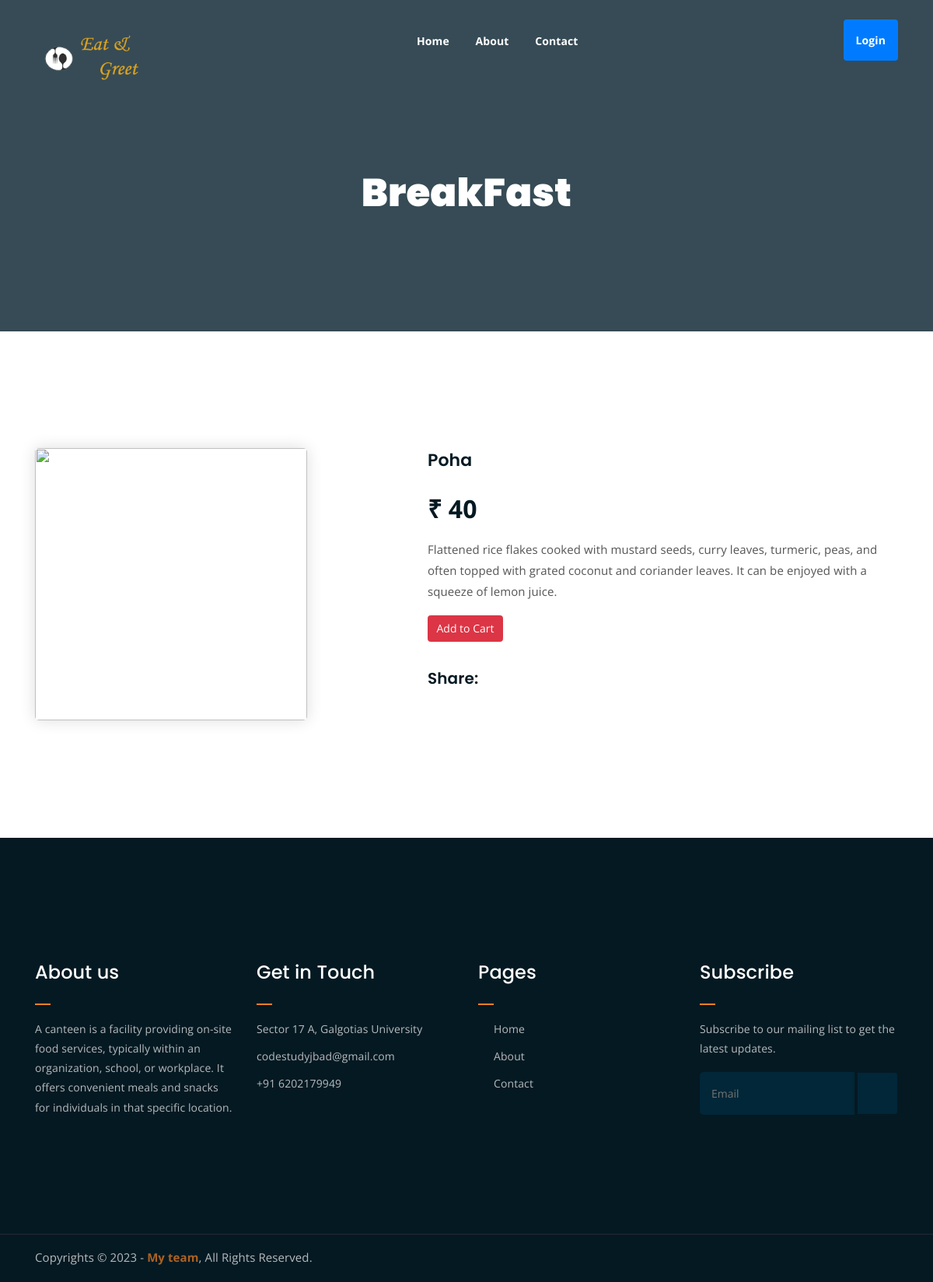
The page /front1/view/2/ on the database its author committed.
### BackEnd/models.py (models this page shows, shortened)
class Product(models.Model):
    cname=models.ForeignKey(AddCate,related_name='categories',on_delete=models.CASCADE)
    week=models.CharField(max_length=100)
    img=CloudinaryField('img')
    fname=models.CharField(max_length=500)
    desc=models.TextField()
    price=models.IntegerField(null=True,blank=True)
    quantity=models.IntegerField(null=True,blank=True)

class AddCate(models.Model):
    img=CloudinaryField('img')
    catname=models.CharField(max_length=300)
    def __str__(self) -> str:
        return self.catname

### FrontEnd/views.py (the view)
# urls.py: path('front1/view/<id>/', view,name='view'),
def view(request,id):
    if request.user.is_authenticated:
        queryset=Product.objects.get(id=id)
        user_cart_items = CartItem.objects.filter(user=request.user)
        for item in user_cart_items:
            item.total_price = item.get_total_price()
        grand_total = sum(item.total_price for item in user_cart_items)
        cart_items_count = user_cart_items.count()
        context = {
            'cart_items': user_cart_items,
            'title': 'About Us',
            'grand_total':grand_total,
            'cart_items_count': cart_items_count,
            'query':queryset
        }
    else:
        queryset=Product.objects.get(id=id)
        context={'title':'View Food','query':queryset}
    return render(request,'Front1/viewFood.html',context)

### FrontEnd/templates/Front1/viewFood.html (shortened to what this page needs)
{% extends "Front1/base.html" %}
{% block start %}
	<div class="breadcrumb-section breadcrumb-bg">
		<div class="container">
			<div class="row">
				<div class="col-lg-8 offset-lg-2 text-center">
					<div class="breadcrumb-text">
						<h1>{{query.cname}}</h1>
					</div>
				</div>
			</div>
		</div>
	</div>
	<div class="single-product mt-150 mb-150">
		<div class="container">
			<div class="row">
				<div class="col-md-5">
					<div class="single-product-img">
						<img src="{{query.img.url}}" height="350" width="350">
					</div>
				</div>
				<div class="col-md-7">
					<div class="single-product-content">
						<h3>{{query.fname}}</h3>
						<p class="single-product-pricing"> &#8377; {{query.price}}</p>
						<p>{{query.desc}}</p>
						<div class="single-product-form">
							<form method="post" action="{% url 'add_to_cart' query.id %}">
									<button type="submit" class="btn btn-danger">Add to Cart</button>
							</form>
						</div>
						<h4>Share:</h4>
						<ul class="product-share">
							<li><a href=""><i class="fab fa-facebook-f"></i></a></li>
							<li><a href=""><i class="fab fa-twitter"></i></a></li>
							<li><a href=""><i class="fab fa-google-plus-g"></i></a></li>
							<li><a href=""><i class="fab fa-linkedin"></i></a></li>
						</ul>
					</div>
				</div>
			</div>
		</div>
	</div>
{% endblock %}

### FrontEnd/static/assets/css/main.css (style rules this page uses)
html { font-size: 14px; font-weight: 400; line-height: 28px; height: 100%; }
body { font-family: "Open Sans", sans-serif; font-weight: 400; font-size: 1rem; letter-spacing: 0.1px; line-height: 1.8; color: #051922; overflow-x: hidden; }
body img { max-width: 100%; }
a { cursor: pointer; text-decoration: none; -webkit-transition: all 0.2s ease-in-out; -o-transition: all 0.2s ease-in-out; transition: all 0.2s ease-in-out; }
h1, .h1, h2, .h2, h3, .h3, h4, .h4, h5, .h5, h6, .h6 { font-family: "Poppins", sans-serif; font-weight: 700; margin: 0 0 1.25rem 0; color: #051922; }
h1:last-child, .h1:last-child, h2:last-child, .h2:last-child, h3:last-child, .h3:last-child, h4:last-child, .h4:last-child, h5:last-child, .h5:last-child, h6:last-child, .h6:last-child { margin: 0; }
h1, .h1 { font-size: 4rem; font-weight: 700; line-height: 4rem; }
h3, .h3 { font-size: 2rem; font-weight: 700; line-height: 2.25rem; }
h4, .h4 { font-size: 1.5rem; font-weight: 700; line-height: 1.75rem; }
p { font-family: "Open Sans", sans-serif; font-weight: 400; font-size: 1rem; letter-spacing: 0.1px; line-height: 1.8; color: #051922; margin: 0 0 1.25rem 0; }
.mt-150 { margin-top: 150px; }
.mb-150 { margin-bottom: 150px; }
.breadcrumb-bg { background-image: url(../img/breadcrumb-bg.jpg); }
.breadcrumb-text h1 { font-size: 50px; font-weight: 900; color: #fff; margin: 0; margin-top: 20px; }
.breadcrumb-section { padding: 150px 0; background-size: cover; background-position: center center; position: relative; z-index: 1; background-attachment: fixed; padding-top: 200px; }
.breadcrumb-section:after { position: absolute; left: 0; top: 0; width: 100%; height: 100%; content: ""; background-color: #07212e; z-index: -1; opacity: 0.8; }
ul.product-share li a { -webkit-transition: 0.3s; -o-transition: 0.3s; transition: 0.3s; }
html, body { height: 100%; }
.single-product-img img { border-radius: 5px; -webkit-box-shadow: 0 0 20px #ddd; box-shadow: 0 0 20px #ddd; }
.single-product-content h3 { font-size: 22px; font-weight: 600; }
.single-product-content p { font-size: 15px; color: #555; line-height: 1.8; }
.single-product-content p.single-product-pricing { font-size: 32px; font-weight: 700; margin-bottom: 10px; color: #051922; line-height: inherit; }
.single-product-content h4 { font-size: 20px; font-weight: 600; margin-top: 35px; }
ul.product-share { margin: 0; padding: 0; list-style: none; }
ul.product-share li { display: inline-block; }
ul.product-share li a { display: block; color: #051922; margin-right: 10px; }
.single-product-content { margin-left: 30px; }

### rows shown on the page
Product: cname "BreakFast", fname "Poha", price "40", desc "Flattened rice flakes cooked with mustard seeds, curry leaves, turmeric, peas, and often topped with grated coconut and coriander leaves. It can be enjoyed with a squeeze of lemon juice."
